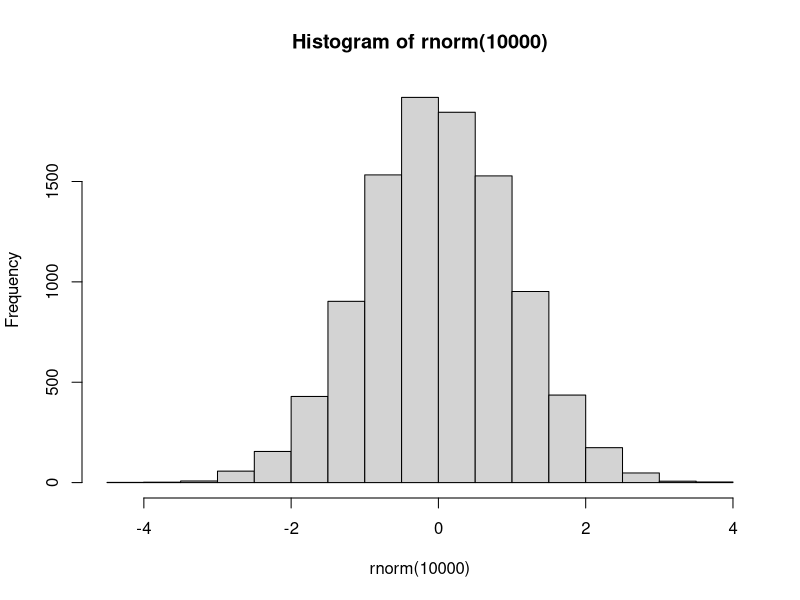

This figure's R source:
## ---- chunk 1
data(mtcars)
mtcars
## ---- chunk 2
2 + 2 # add numbers
## ---- chunk 3
2 * pi # multiply by constants
## ---- chunk 4
4 + runif(1, min = 0, max = 1) # add a random variable
## ---- chunk 5
5^5 # powers
## ---- chunk 6
sqrt(4^4) # functions, like square root
## ---- chunk 7
2/2
## ---- chunk 8
2 * 2
## ---- chunk 9
2^2
## ---- chunk 10
2 == 2
## ---- chunk 11
23%/%2
## ---- chunk 12
23%%2
## ---- chunk 13
foo <- 3
foo
## ---- chunk 14
numrange <- 1:10
numrange
## ---- chunk 15
# Comments in R are denoted by the hash symbol. These are things we want to prevent R from executing. 

# Often comments are used for explaining what parts of code are doing, or might be used during troubleshooting to turn off and on parts of the code. 
## ---- chunk 16
rnorm(100)
## ---- chunk 17
hist(rnorm(10000))
## ---- chunk 18
x <- 5
x
## ---- chunk 19
z <- 3
z
## ---- chunk 20
B <- c(3,4)
print(B)
## ---- chunk 21
summary(mtcars[, 3:5]) # summary look at a df object
## ---- chunk 22
summary(mtcars$mpg)
## ---- chunk 23
length(unique(mtcars$mpg))
## ---- chunk 24
uniqgear <- length(unique(mtcars$gear))
uniqgear
## ---- chunk 25
big <- c(9, 12, 15, 25)
small <- c(9, 3, 4, 2)

# Returns a vector of logical values
big > small
## ---- chunk 26
big == small

# Warning: don't do this -- it reassigns big to small
# big = small
## ---- chunk 27
# Returns values where the logical operator is true
big[big > small]
## ---- chunk 28
# Returns whether each value to the left can be matched with
# the one on the right.
big[small %in% big]
## ---- chunk 29
bar <- c("a", NA, 4, 9, 8.7)

# The ! operator negates a logical value. Here, we can look for
# the non-NA value in the vector.
!is.na(bar)
## ---- chunk 30
# We can ask R what kind of class a vector is.
# What does this return? Why do you think it returns what it does?
class(bar)
## ---- chunk 31
f <- bar[!is.na(bar)]
f
## ---- chunk 32
class(f)
## ---- chunk 33
zap <- c(1, 4, 8, 2, 9, 11)
zap[zap > 2 | zap < 8]
## ---- chunk 34
zap[zap > 2 & zap < 8]
## ---- chunk 35
is.numeric(B)
## ---- chunk 36
class(B)
## ---- chunk 37
print(B)
## ---- chunk 38
g <- c("one", "two", "three")
print(g)
## ---- chunk 39
is.numeric(g)
## ---- chunk 40
class(g)
## ---- chunk 41
logicals <- c(TRUE, TRUE, TRUE, FALSE, FALSE, TRUE)
is.numeric(logicals)
## ---- chunk 42
is.character(logicals)
## ---- chunk 43
is.logical(logicals)
## ---- chunk 44
myfactor <- factor(c("basic", "proficient", "advanced", "minimal"))
class(myfactor)
## ---- chunk 45
# What order are factors in?
myfactor 
## ---- chunk 46
myfactor_ordered <- ordered(myfactor, levels = c("minimal", "basic", "proficient", "advanced"))
myfactor_ordered
## ---- chunk 47
summary(myfactor_ordered)
## ---- chunk 48
class(myfactor_ordered)
## ---- chunk 49
unclass(myfactor_ordered)
## ---- chunk 50
unfactored <- unclass(myfactor_ordered)

# The output here is incorrect: minimal assigned a 2 and basic a 3, but why? 
unfactored
## ---- chunk 51
unfactor <- function(x) {
  x <- as.character(x)
  x
}

unfactor(myfactor_ordered)
## ---- chunk 52
mydate <- as.Date("1/13/2020", format = "%m/%d/%Y")
class(mydate)
## ---- chunk 53
# What day of the week is this?
weekdays(mydate)
## ---- chunk 54
# What is thirty days from now? 
mydate + 30
## ---- chunk 55
# We can also parse other date formats, and can add or subtract date formats. 
mydate2 <- as.Date("11-3-20", format = "%d-%m-%y")
mydate2
## ---- chunk 56
mydate2 - mydate
## ---- chunk 57
as.numeric(mydate)
# returns the number of days since 1-1-1970
## ---- chunk 58
as.Date(15, origin = "2010-1-1")
## ---- chunk 59
mymatrix <- matrix(1:36, nrow = 6, ncol = 6)
mymatrix
## ---- chunk 60
rownames(mymatrix) <- LETTERS[1:6]
colnames(mymatrix) <- LETTERS[7:12]
## ---- chunk 61
rownames(mymatrix)
## ---- chunk 62
colnames(mymatrix)
## ---- chunk 63
mymatrix
## ---- chunk 64
mymatrixdf <- as.data.frame(mymatrix)
class(mymatrixdf)
## ---- chunk 65
myarray <- array(1:42, dim = c(7, 3, 2), 
                 dimnames = list(c("tiny", "small", "medium", "medium-ish", "large", "big", "huge"), 
                                 c("slow","moderate","fast"),
                                 c("boring", "fun")))
class(myarray)
## ---- chunk 66
myarray
## ---- chunk 67
dimnames(myarray)
## ---- chunk 68
mylist <- list(mat = mymatrix, arr = myarray, date = mydate)
class(mylist)
## ---- chunk 69
length(mylist)
## ---- chunk 70
names(mylist)
## ---- chunk 71
# Print a list
str(mylist)
## ---- chunk 72
mylist$arr
## ---- chunk 73
mylist[[1]][1, 3]

# Where are we getting the object in the first row from?
## ---- chunk 74
attributes(mylist)
## ---- chunk 75
attributes(myarray)[1:2][2]
